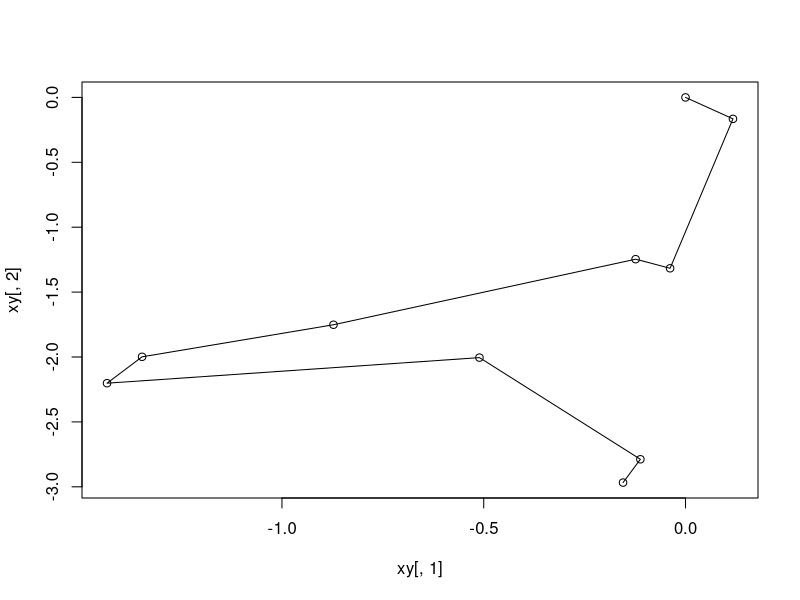

Write R code to recreate this figure.
#### Advanced R Workshop, CCTWS 2022
#### Module #1: Speeding things up with looping
#### Author: Caroline Blommel 

########################
# Notes:
#   1. If you repeat the same function/line of code >3 times, consider using a looping function
#   2. Loops can make your code more efficient and easier to edit 
#   3. Start VERY BASIC when creating a loop, then build up from there
#   4. Common mistakes in for loops include:
#      - Missing or extra brackets
#      - Not setting up your sequence correctly
#      - Not using your index letting/the correct index letter in your loop
#      - Not saving your results into a vector/matrix

########################
####  Demonstration #### 
########################

###
### For loops
###

# Repeat the same line of code as many times as you specify
for(i in 1:10){
  print(i)
}

# Breaking down the structure 
for(i in 1:10){ # for every INDEX in SEQUENCE OF NUMBERS
  print(i) # RUN a function or operation
} # will loop over everything within {}

# Loops are useful when you want to automatically update a vector
v <- numeric(10) # create a vector of 10 0's
v
for(i in 1:10){
  v[i] <- i
}
v

#For example, for loops can be useful in building capture histories 

# For loops are useful for iterative operations
running.mean <- numeric(10)
for(i in 1:10){
  running.mean[i] <- mean(1:i)
}
running.mean # this is the mean at each step of the for loop 

### Challenge 1! ###
# Fix the following code so that it runs:
y <- numeric(10)
for(i in 1:10){
  y[i] <- mean(1:i)
}
y

# Loops are useful for random walks!
xy <- matrix(data=0,nrow=10,ncol=2) # columns = coordinates
xy
set.seed(111) #ensures the same random draws with each execution of this code 
for(t in 2:10){ # start at 2, because we sample based on the last point (random walk) 
  xy[t,] <- rnorm(n=2, mean=xy[t-1,], sd=0.5) #random draw from the normal distribution,  
} #2 at a time, based on the mean of the last step

xy

plot(xy[,1],xy[,2])
lines(xy[,1],xy[,2])

# For loops can also be helpful for splitting up dataframes
# Say you want to split up sites in your dataframe into items of a list:
dat <- data.frame(site=c(rep(1,5),rep(2,5),rep(3,5)), #sites 1, 2, and 3 (5 surveys each)
                  occ=rbinom(15,1,0.5), #occupancy 
                  rain=rnorm(15,10,2)) #survey/site-specific covariate 
dat
length(unique(dat$site))
site_list=list()
for(i in 1:length(unique(dat$site))){
  site_list[[i]] <- dat[dat$site==i,]
}
site_list
site_list[[2]]

### Challenge 2!###
# Using a for loop, create a vector of 5 numbers where each value is the previous value squared, starting with 2.





# Note: There are other types of looks in R (while loops, repeat loops), 
# but for loops are quite common and I find, the most useful

###
### Apply functions
###

# Similar to for loops, but condensed code and a bit less flexible

# # apply() is used for matrices
# # apply(OBJECT, MARGIN (1=row, 2=colum), FUNCTION)
mat <- matrix(data=c(rep(1,4),rep(2,4),rep(3,4)),nrow=4,ncol=3)
mat
apply(mat, 1, sum)
apply(mat, 2, prod)

# # sapply() can be used for matrices, vectors, or arrays
vec <- 1:10
vec
vec_new <- sapply(vec, function(x){x+1})
vec_new

### Challenge 3!###
# Sum each of the columns in the following matrix:
prac <- matrix(rnorm(20,10,4),4,5)



###
### If/Else Statements 
###

# If and else statements can be used on their own or within loops to allow your code to 
# execute an action based on criteria that you specify 

vec <- "present"

if(vec == "present"){ #test expression, if object vec is 'present' 
  vec <- 1 #then change the value to 1
} else { #otherwise
  vec <- 0 #change the value to 0
}

vec #the if/else statement was true, and thus the operation was executed 

# You can include if/else statements in loops as well 

occurrence <- c("present", "present", "absent", "absent", "present", "absent")
length(occurrence)

for(i in 1:length(occurrence)){
  if(occurrence[i] == "present"){
    occurrence[i] <- 1
  } else {
    occurrence[i] <- 0
  }
}

occurrence

### Applications ###
# What are some repetitive or iterative tasks that could be sped up or automated by loops?

#################################################################
#### End of Module
#################################################################

